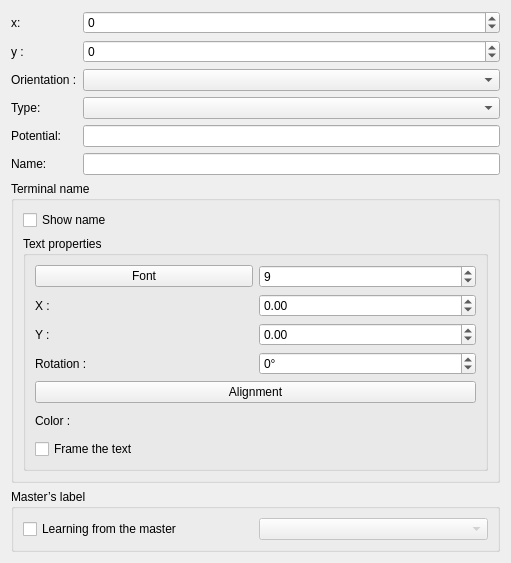
<?xml version="1.0" encoding="UTF-8"?>
<ui version="4.0">
 <class>TerminalEditor</class>
 <widget class="QWidget" name="TerminalEditor">
  <property name="geometry">
   <rect>
    <x>0</x>
    <y>0</y>
    <width>511</width>
    <height>500</height>
   </rect>
  </property>
  <property name="windowTitle">
   <string>Form</string>
  </property>
  <layout class="QGridLayout" name="gridLayout">
   <item row="1" column="0">
    <widget class="QLabel" name="label_2">
     <property name="text">
      <string>y :</string>
     </property>
    </widget>
   </item>
   <item row="0" column="1">
    <widget class="QDoubleSpinBox" name="m_x_dsb">
     <property name="decimals">
      <number>0</number>
     </property>
     <property name="minimum">
      <double>-5000.000000000000000</double>
     </property>
     <property name="maximum">
      <double>5000.000000000000000</double>
     </property>
    </widget>
   </item>
   <item row="1" column="1">
    <widget class="QDoubleSpinBox" name="m_y_dsb">
     <property name="decimals">
      <number>0</number>
     </property>
     <property name="minimum">
      <double>-5000.000000000000000</double>
     </property>
     <property name="maximum">
      <double>5000.000000000000000</double>
     </property>
    </widget>
   </item>
   <item row="2" column="0">
    <widget class="QLabel" name="label_3">
     <property name="text">
      <string>Orientation :</string>
     </property>
    </widget>
   </item>
   <item row="5" column="1">
    <widget class="QLineEdit" name="m_name_le"/>
   </item>
   <item row="2" column="1">
    <widget class="QComboBox" name="m_orientation_cb"/>
   </item>
   <item row="0" column="0">
    <widget class="QLabel" name="label">
     <property name="text">
      <string>x:</string>
     </property>
    </widget>
   </item>
   <item row="5" column="0">
    <widget class="QLabel" name="label_4">
     <property name="text">
      <string>Name:</string>
     </property>
    </widget>
   </item>
   <item row="3" column="0">
    <widget class="QLabel" name="label_5">
     <property name="text">
      <string>Type:</string>
     </property>
    </widget>
   </item>
   <item row="3" column="1">
    <widget class="QComboBox" name="m_type_cb"/>
   </item>
   <item row="4" column="0">
    <widget class="QLabel" name="label_potential">
     <property name="text">
      <string>Potential:</string>
     </property>
    </widget>
   </item>
   <item row="4" column="1">
    <widget class="QLineEdit" name="m_potential_le">
     <property name="toolTip">
      <string>No effect unless "Function separation" is checked (all terminals of the block then stay connected). When it is checked, terminals sharing the same value stay connected to each other and the others are isolated.</string>
     </property>
    </widget>
   </item>
   <item row="6" column="0" colspan="2">
    <widget class="QGroupBox" name="m_label_gb">
     <property name="title">
      <string>Terminal name</string>
     </property>
     <layout class="QVBoxLayout" name="verticalLayout_2">
      <item>
       <widget class="QCheckBox" name="m_show_name_cb">
        <property name="text">
         <string>Show name</string>
        </property>
       </widget>
      </item>
      <item>
       <widget class="QGroupBox" name="m_text_props_gb">
        <property name="title">
         <string>Text properties</string>
        </property>
         <layout class="QGridLayout" name="gridLayout_2">
           <item row="0" column="0">
            <widget class="QPushButton" name="m_font_pb">
             <property name="text">
              <string>Font</string>
             </property>
            </widget>
           </item>
           <item row="0" column="1">
            <widget class="QSpinBox" name="m_label_size_sb">
             <property name="minimum">
              <number>4</number>
             </property>
             <property name="maximum">
              <number>50</number>
             </property>
             <property name="value">
              <number>9</number>
             </property>
            </widget>
           </item>
           <item row="1" column="0">
            <widget class="QLabel" name="label_7">
             <property name="text">
              <string>X :</string>
             </property>
            </widget>
           </item>
           <item row="1" column="1">
            <widget class="QDoubleSpinBox" name="m_label_x_dsb">
             <property name="minimum">
              <double>-5000.000000000000000</double>
             </property>
             <property name="maximum">
              <double>5000.000000000000000</double>
             </property>
            </widget>
           </item>
           <item row="2" column="0">
            <widget class="QLabel" name="label_8">
             <property name="text">
              <string>Y :</string>
             </property>
            </widget>
           </item>
           <item row="2" column="1">
            <widget class="QDoubleSpinBox" name="m_label_y_dsb">
             <property name="minimum">
              <double>-5000.000000000000000</double>
             </property>
             <property name="maximum">
              <double>5000.000000000000000</double>
             </property>
            </widget>
           </item>
           <item row="3" column="0">
            <widget class="QLabel" name="label_10">
             <property name="text">
              <string>Rotation :</string>
             </property>
            </widget>
           </item>
           <item row="3" column="1">
            <widget class="QDoubleSpinBox" name="m_label_rotation_sb">
             <property name="wrapping">
              <bool>true</bool>
             </property>
             <property name="suffix">
              <string>°</string>
             </property>
             <property name="decimals">
              <number>0</number>
             </property>
             <property name="minimum">
              <double>0.000000000000000</double>
             </property>
             <property name="maximum">
              <double>359.000000000000000</double>
             </property>
            </widget>
           </item>
           <item row="4" column="0" colspan="2">
            <widget class="QPushButton" name="m_align_pb">
             <property name="text">
              <string>Alignment</string>
             </property>
            </widget>
           </item>
           <item row="5" column="0">
            <widget class="QLabel" name="label_13">
             <property name="text">
              <string>Color :</string>
             </property>
            </widget>
           </item>
           <item row="5" column="1">
            <widget class="QWidget" name="m_color_widget" native="true">
             <property name="minimumSize">
              <size>
               <width>40</width>
               <height>24</height>
              </size>
             </property>
            </widget>
           </item>
           <item row="6" column="0" colspan="2">
            <widget class="QCheckBox" name="m_label_frame_cb">
             <property name="text">
              <string>Frame the text</string>
             </property>
            </widget>
           </item>
          </layout>
       </widget>
      </item>
     </layout>
    </widget>
   </item>
   <item row="7" column="0" colspan="2">
    <widget class="QGroupBox" name="m_master_label_gb">
     <property name="title">
      <string>Master’s label</string>
     </property>
     <property name="visible">
      <bool>false</bool>
     </property>
     <layout class="QGridLayout" name="gridLayout_3">
      <item row="0" column="0">
       <widget class="QCheckBox" name="m_use_master_label_cb">
        <property name="text">
         <string>Learning from the master</string>
        </property>
       </widget>
      </item>
      <item row="0" column="1">
       <widget class="QComboBox" name="m_master_label_cb">
        <property name="enabled">
         <bool>false</bool>
        </property>
       </widget>
      </item>
     </layout>
    </widget>
   </item>
  </layout>
 </widget>
 <resources/>
 <connections/>
</ui>
